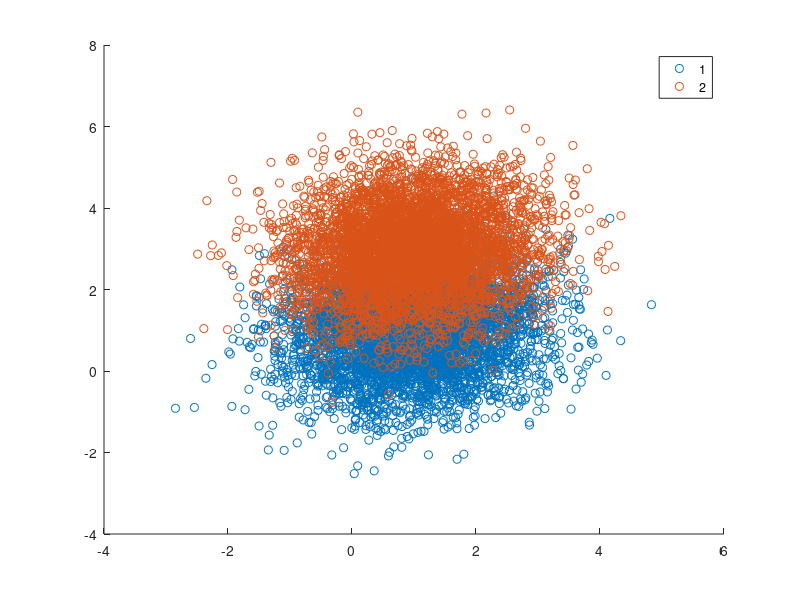
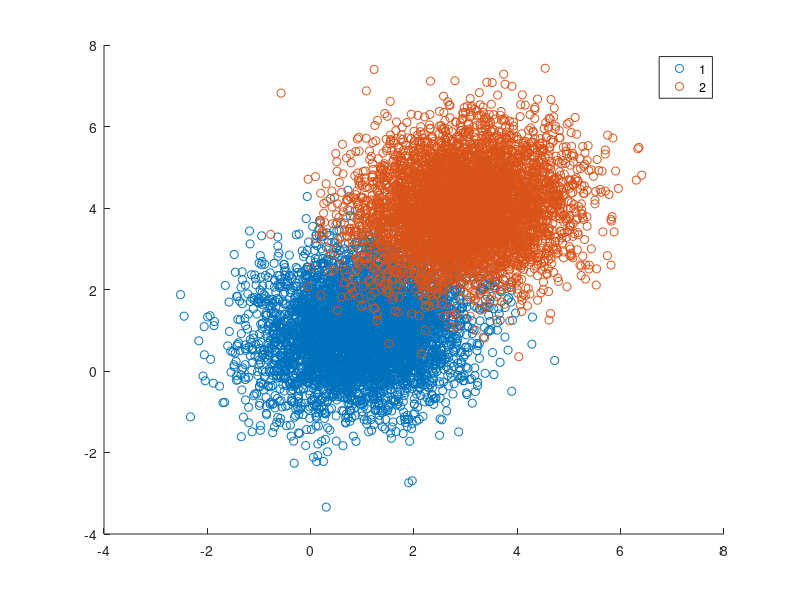
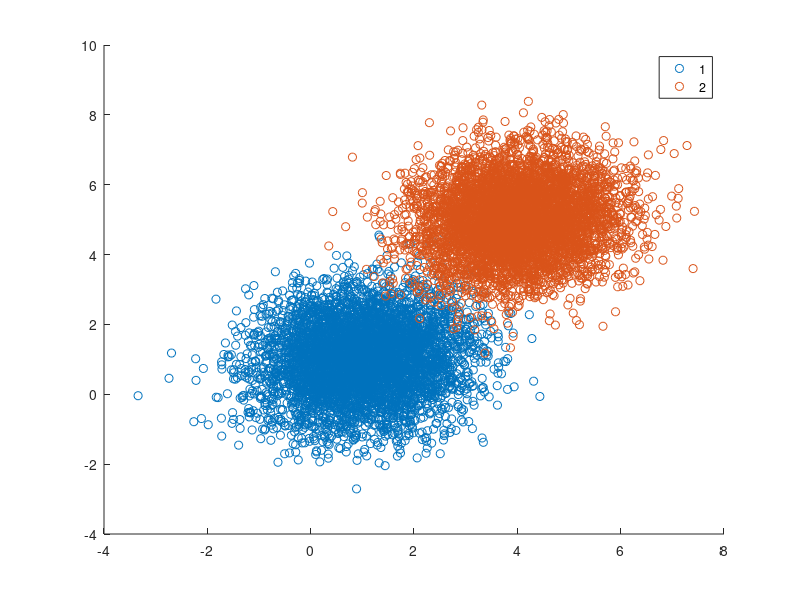

MATLAB code for these plots, in order: (Note: this script raises an error after producing the figures.)
mu1 = [1,1,1,1];
sigma1 = [1,0.1,0.1,0.1;0.1,1,0.1,0.1;0.1,0.1,1,0.1;0.1,0.1,0.1,1];

mu2 = [1,3,4,5];
sigma2 = [1,0.1,0.1,0.1;0.1,1,0.1,0.1;0.1,0.1,1,0.1;0.1,0.1,0.1,1];

nn = 5000;

d1 = mvnrnd(mu1,sigma1,nn);
d2 = mvnrnd(mu2,sigma2,nn);

Data=[d1;d2];
Labels=[ones(nn,1)*1;ones(nn,1)*2];

figure
gscatter(Data(:,1),Data(:,2),Labels)

figure
gscatter(Data(:,2),Data(:,3),Labels)

figure
gscatter(Data(:,3),Data(:,4),Labels)

figure
gscatter3(Data(:,1),Data(:,3),Data(:,4),Labels)

%% SOMETHING WERID IS HAPPENING WITH SCALING

% TEST ACCURACY FOR EACH NUMBER OF STATES FIND BEST COMBO FOR EACH


X = Data(:,[3,4]);

[Difference,ClassData,ProbData] = SimpleRelativeRBFTrain(X,Labels);


figure
gscatter(X(:,1),X(:,2),Labels);
hold on
cc = 1;
Surface3D(ClassData{cc}(:,1),ClassData{cc}(:,2),ProbData{cc}(:,1));
hold on
cc = 2;
Surface3D(ClassData{cc}(:,1),ClassData{cc}(:,2),ProbData{cc}(:,1));
hold off
title('probs')

figure
gscatter(X(:,1),X(:,2),Labels);
hold on
cc = 1;
Surface3D(ClassData{cc}(:,1),ClassData{cc}(:,2),Difference{cc});
hold on
cc = 2;
Surface3D(ClassData{cc}(:,1),ClassData{cc}(:,2),Difference{cc});
hold off
title('seperability')

%%

collabz = {'1';'2';'3';'4'};
testcolumns = [1,2,3,4];

[Variations,BestSep] = RelativeRBFSeperability_Accuracy(Data,Labels,testcolumns,collabz,1,'ploton');
BestSep.bestcollabels
columnrbf = BestSep.bestcolumns;
